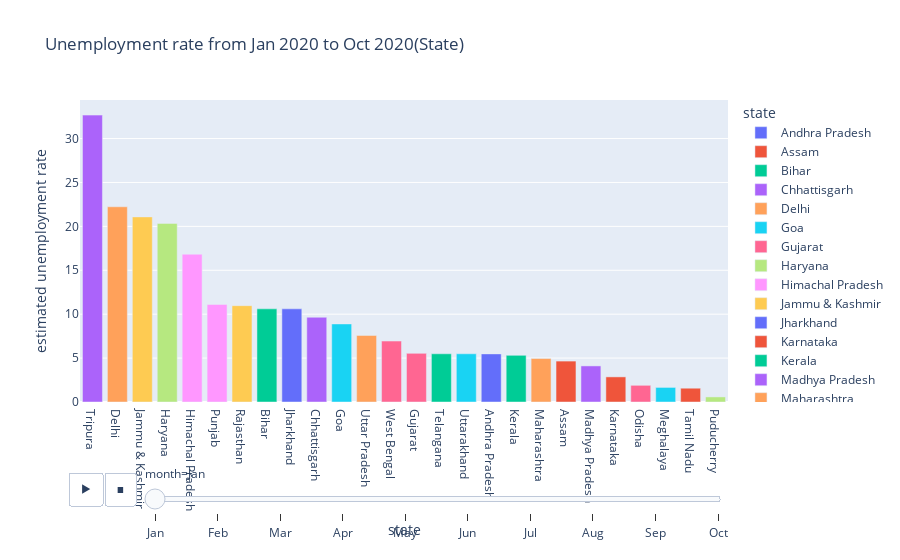

Write notebook code for a chart like this one.
### Code cell
# Bar plot Unemployment Rate (monthly)

fig = px.bar(df,x='state',y='estimated unemployment rate',animation_frame='month',color='state',
            title='Unemployment rate from Jan 2020 to Oct 2020(State)')

fig.update_layout(xaxis={'categoryorder':'total descending'})
fig.show()

### Figure 1 — Plotly figure (JSON) as saved in the notebook; plotly's stock layout.template omitted (floating-point values rounded to 4 significant figures)
{"data": [{"alignmentgroup": "True", "hovertemplate": "state=%{x}<br>month=Jan<br>estimated unemployment rate=%{y}<extra></extra>", "legendgroup": "Andhra Pradesh", "marker": {"color": "#636efa", "pattern": {"shape": ""}}, "name": "Andhra Pradesh", "offsetgroup": "Andhra Pradesh", "orientation": "v", "showlegend": true, "textposition": "auto", "type": "bar", "x": ["Andhra Pradesh"], "xaxis": "x", "y": [5.48], "yaxis": "y"}, {"alignmentgroup": "True", "hovertemplate": "state=%{x}<br>month=Jan<br>estimated unemployment rate=%{y}<extra></extra>", "legendgroup": "Assam", "marker": {"color": "#EF553B", "pattern": {"shape": ""}}, "name": "Assam", "offsetgroup": "Assam", "orientation": "v", "showlegend": true, "textposition": "auto", "type": "bar", "x": ["Assam"], "xaxis": "x", "y": [4.66], "yaxis": "y"}, {"alignmentgroup": "True", "hovertemplate": "state=%{x}<br>month=Jan<br>estimated unemployment rate=%{y}<extra></extra>", "legendgroup": "Bihar", "marker": {"color": "#00cc96", "pattern": {"shape": ""}}, "name": "Bihar", "offsetgroup": "Bihar", "orientation": "v", "showlegend": true, "textposition": "auto", "type": "bar", "x": ["Bihar"], "xaxis": "x", "y": [10.61], "yaxis": "y"}, {"alignmentgroup": "True", "hovertemplate": "state=%{x}<br>month=Jan<br>estimated unemployment rate=%{y}<extra></extra>", "legendgroup": "Chhattisgarh", "marker": {"color": "#ab63fa", "pattern": {"shape": ""}}, "name": "Chhattisgarh", "offsetgroup": "Chhattisgarh", "orientation": "v", "showlegend": true, "textposition": "auto", "type": "bar", "x": ["Chhattisgarh"], "xaxis": "x", "y": [9.65], "yaxis": "y"}, {"alignmentgroup": "True", "hovertemplate": "state=%{x}<br>month=Jan<br>estimated unemployment rate=%{y}<extra></extra>", "legendgroup": "Delhi", "marker": {"color": "#FFA15A", "pattern": {"shape": ""}}, "name": "Delhi", "offsetgroup": "Delhi", "orientation": "v", "showlegend": true, "textposition": "auto", "type": "bar", "x": ["Delhi"], "xaxis": "x", "y": [22.23], "yaxis": "y"}, {"alignmentgroup": "True", "hovertemplate": "state=%{x}<br>month=Jan<br>estimated unemployment rate=%{y}<extra></extra>", "legendgroup": "Goa", "marker": {"color": "#19d3f3", "pattern": {"shape": ""}}, "name": "Goa", "offsetgroup": "Goa", "orientation": "v", "showlegend": true, "textposition": "auto", "type": "bar", "x": ["Goa"], "xaxis": "x", "y": [8.89], "yaxis": "y"}, {"alignmentgroup": "True", "hovertemplate": "state=%{x}<br>month=Jan<br>estimated unemployment rate=%{y}<extra></extra>", "legendgroup": "Gujarat", "marker": {"color": "#FF6692", "pattern": {"shape": ""}}, "name": "Gujarat", "offsetgroup": "Gujarat", "orientation": "v", "showlegend": true, "textposition": "auto", "type": "bar", "x": ["Gujarat"], "xaxis": "x", "y": [5.54], "yaxis": "y"}, {"alignmentgroup": "True", "hovertemplate": "state=%{x}<br>month=Jan<br>estimated unemployment rate=%{y}<extra></extra>", "legendgroup": "Haryana", "marker": {"color": "#B6E880", "pattern": {"shape": ""}}, "name": "Haryana", "offsetgroup": "Haryana", "orientation": "v", "showlegend": true, "textposition": "auto", "type": "bar", "x": ["Haryana"], "xaxis": "x", "y": [20.34], "yaxis": "y"}, {"alignmentgroup": "True", "hovertemplate": "state=%{x}<br>month=Jan<br>estimated unemployment rate=%{y}<extra></extra>", "legendgroup": "Himachal Pradesh", "marker": {"color": "#FF97FF", "pattern": {"shape": ""}}, "name": "Himachal Pradesh", "offsetgroup": "Himachal Pradesh", "orientation": "v", "showlegend": true, "textposition": "auto", "type": "bar", "x": ["Himachal Pradesh"], "xaxis": "x", "y": [16.83], "yaxis": "y"}, {"alignmentgroup": "True", "hovertemplate": "state=%{x}<br>month=Jan<br>estimated unemployment rate=%{y}<extra></extra>", "legendgroup": "Jammu & Kashmir", "marker": {"color": "#FECB52", "pattern": {"shape": ""}}, "name": "Jammu & Kashmir", "offsetgroup": "Jammu & Kashmir", "orientation": "v", "showlegend": true, "textposition": "auto", "type": "bar", "x": ["Jammu & Kashmir"], "xaxis": "x", "y": [21.08], "yaxis": "y"}, {"alignmentgroup": "True", "hovertemplate": "state=%{x}<br>month=Jan<br>estimated unemployment rate=%{y}<extra></extra>", "legendgroup": "Jharkhand", "marker": {"color": "#636efa", "pattern": {"shape": ""}}, "name": "Jharkhand", "offsetgroup": "Jharkhand", "orientation": "v", "showlegend": true, "textposition": "auto", "type": "bar", "x": ["Jharkhand"], "xaxis": "x", "y": [10.61], "yaxis": "y"}, {"alignmentgroup": "True", "hovertemplate": "state=%{x}<br>month=Jan<br>estimated unemployment rate=%{y}<extra></extra>", "legendgroup": "Karnataka", "marker": {"color": "#EF553B", "pattern": {"shape": ""}}, "name": "Karnataka", "offsetgroup": "Karnataka", "orientation": "v", "showlegend": true, "textposition": "auto", "type": "bar", "x": ["Karnataka"], "xaxis": "x", "y": [2.86], "yaxis": "y"}, {"alignmentgroup": "True", "hovertemplate": "state=%{x}<br>month=Jan<br>estimated unemployment rate=%{y}<extra></extra>", "legendgroup": "Kerala", "marker": {"color": "#00cc96", "pattern": {"shape": ""}}, "name": "Kerala", "offsetgroup": "Kerala", "orientation": "v", "showlegend": true, "textposition": "auto", "type": "bar", "x": ["Kerala"], "xaxis": "x", "y": [5.31], "yaxis": "y"}, {"alignmentgroup": "True", "hovertemplate": "state=%{x}<br>month=Jan<br>estimated unemployment rate=%{y}<extra></extra>", "legendgroup": "Madhya Pradesh", "marker": {"color": "#ab63fa", "pattern": {"shape": ""}}, "name": "Madhya Pradesh", "offsetgroup": "Madhya Pradesh", "orientation": "v", "showlegend": true, "textposition": "auto", "type": "bar", "x": ["Madhya Pradesh"], "xaxis": "x", "y": [4.11], "yaxis": "y"}, {"alignmentgroup": "True", "hovertemplate": "state=%{x}<br>month=Jan<br>estimated unemployment rate=%{y}<extra></extra>", "legendgroup": "Maharashtra", "marker": {"color": "#FFA15A", "pattern": {"shape": ""}}, "name": "Maharashtra", "offsetgroup": "Maharashtra", "orientation": "v", "showlegend": true, "textposition": "auto", "type": "bar", "x": ["Maharashtra"], "xaxis": "x", "y": [4.95], "yaxis": "y"}, {"alignmentgroup": "True", "hovertemplate": "state=%{x}<br>month=Jan<br>estimated unemployment rate=%{y}<extra></extra>", "legendgroup": "Meghalaya", "marker": {"color": "#19d3f3", "pattern": {"shape": ""}}, "name": "Meghalaya", "offsetgroup": "Meghalaya", "orientation": "v", "showlegend": true, "textposition": "auto", "type": "bar", "x": ["Meghalaya"], "xaxis": "x", "y": [1.66], "yaxis": "y"}, {"alignmentgroup": "True", "hovertemplate": "state=%{x}<br>month=Jan<br>estimated unemployment rate=%{y}<extra></extra>", "legendgroup": "Odisha", "marker": {"color": "#FF6692", "pattern": {"shape": ""}}, "name": "Odisha", "offsetgroup": "Odisha", "orientation": "v", "showlegend": true, "textposition": "auto", "type": "bar", "x": ["Odisha"], "xaxis": "x", "y": [1.9], "yaxis": "y"}, {"alignmentgroup": "True", "hovertemplate": "state=%{x}<br>month=Jan<br>estimated unemployment rate=%{y}<extra></extra>", "legendgroup": "Puducherry", "marker": {"color": "#B6E880", "pattern": {"shape": ""}}, "name": "Puducherry", "offsetgroup": "Puducherry", "orientation": "v", "showlegend": true, "textposition": "auto", "type": "bar", "x": ["Puducherry"], "xaxis": "x", "y": [0.58], "yaxis": "y"}, {"alignmentgroup": "True", "hovertemplate": "state=%{x}<br>month=Jan<br>estimated unemployment rate=%{y}<extra></extra>", "legendgroup": "Punjab", "marker": {"color": "#FF97FF", "pattern": {"shape": ""}}, "name": "Punjab", "offsetgroup": "Punjab", "orientation": "v", "showlegend": true, "textposition": "auto", "type": "bar", "x": ["Punjab"], "xaxis": "x", "y": [11.11], "yaxis": "y"}, {"alignmentgroup": "True", "hovertemplate": "state=%{x}<br>month=Jan<br>estimated unemployment rate=%{y}<extra></extra>", "legendgroup": "Rajasthan", "marker": {"color": "#FECB52", "pattern": {"shape": ""}}, "name": "Rajasthan", "offsetgroup": "Rajasthan", "orientation": "v", "showlegend": true, "textposition": "auto", "type": "bar", "x": ["Rajasthan"], "xaxis": "x", "y": [10.97], "yaxis": "y"}, {"alignmentgroup": "True", "hovertemplate": "state=%{x}<br>month=Jan<br>estimated unemployment rate=%{y}<extra></extra>", "legendgroup": "Tamil Nadu", "marker": {"color": "#EF553B", "pattern": {"shape": ""}}, "name": "Tamil Nadu", "offsetgroup": "Tamil Nadu", "orientation": "v", "showlegend": true, "textposition": "auto", "type": "bar", "x": ["Tamil Nadu"], "xaxis": "x", "y": [1.57], "yaxis": "y"}, {"alignmentgroup": "True", "hovertemplate": "state=%{x}<br>month=Jan<br>estimated unemployment rate=%{y}<extra></extra>", "legendgroup": "Telangana", "marker": {"color": "#00cc96", "pattern": {"shape": ""}}, "name": "Telangana", "offsetgroup": "Telangana", "orientation": "v", "showlegend": true, "textposition": "auto", "type": "bar", "x": ["Telangana"], "xaxis": "x", "y": [5.49], "yaxis": "y"}, {"alignmentgroup": "True", "hovertemplate": "state=%{x}<br>month=Jan<br>estimated unemployment rate=%{y}<extra></extra>", "legendgroup": "Tripura", "marker": {"color": "#ab63fa", "pattern": {"shape": ""}}, "name": "Tripura", "offsetgroup": "Tripura", "orientation": "v", "showlegend": true, "textposition": "auto", "type": "bar", "x": ["Tripura"], "xaxis": "x", "y": [32.67], "yaxis": "y"}, {"alignmentgroup": "True", "hovertemplate": "state=%{x}<br>month=Jan<br>estimated unemployment rate=%{y}<extra></extra>", "legendgroup": "Uttar Pradesh", "marker": {"color": "#FFA15A", "pattern": {"shape": ""}}, "name": "Uttar Pradesh", "offsetgroup": "Uttar Pradesh", "orientation": "v", "showlegend": true, "textposition": "auto", "type": "bar", "x": ["Uttar Pradesh"], "xaxis": "x", "y": [7.58], "yaxis": "y"}, {"alignmentgroup": "True", "hovertemplate": "state=%{x}<br>month=Jan<br>estimated unemployment rate=%{y}<extra></extra>", "legendgroup": "Uttarakhand", "marker": {"color": "#19d3f3", "pattern": {"shape": ""}}, "name": "Uttarakhand", "offsetgroup": "Uttarakhand", "orientation": "v", "showlegend": true, "textposition": "auto", "type": "bar", "x": ["Uttarakhand"], "xaxis": "x", "y": [5.49], "yaxis": "y"}, {"alignmentgroup": "True", "hovertemplate": "state=%{x}<br>month=Jan<br>estimated unemployment rate=%{y}<extra></extra>", "legendgroup": "West Bengal", "marker": {"color": "#FF6692", "pattern": {"shape": ""}}, "name": "West Bengal", "offsetgroup": "West Bengal", "orientation": "v", "showlegend": true, "textposition": "auto", "type": "bar", "x": ["West Bengal"], "xaxis": "x", "y": [6.94], "yaxis": "y"}], "layout": {"autosize": true, "barmode": "relative", "legend": {"title": {"text": "state"}, "tracegroupgap": 0}, "sliders": [{"active": 0, "currentvalue": {"prefix": "month="}, "len": 0.9, "pad": {"b": 10, "t": 60}, "steps": [{"args": [["Jan"], {"frame": {"duration": 0, "redraw": true}, "fromcurrent": true, "mode": "immediate", "transition": {"duration": 0, "easing": "linear"}}], "label": "Jan", "method": "animate"}, {"args": [["Feb"], {"frame": {"duration": 0, "redraw": true}, "fromcurrent": true, "mode": "immediate", "transition": {"duration": 0, "easing": "linear"}}], "label": "Feb", "method": "animate"}, {"args": [["Mar"], {"frame": {"duration": 0, "redraw": true}, "fromcurrent": true, "mode": "immediate", "transition": {"duration": 0, "easing": "linear"}}], "label": "Mar", "method": "animate"}, {"args": [["Apr"], {"frame": {"duration": 0, "redraw": true}, "fromcurrent": true, "mode": "immediate", "transition": {"duration": 0, "easing": "linear"}}], "label": "Apr", "method": "animate"}, {"args": [["May"], {"frame": {"duration": 0, "redraw": true}, "fromcurrent": true, "mode": "immediate", "transition": {"duration": 0, "easing": "linear"}}], "label": "May", "method": "animate"}, {"args": [["Jun"], {"frame": {"duration": 0, "redraw": true}, "fromcurrent": true, "mode": "immediate", "transition": {"duration": 0, "easing": "linear"}}], "label": "Jun", "method": "animate"}, {"args": [["Jul"], {"frame": {"duration": 0, "redraw": true}, "fromcurrent": true, "mode": "immediate", "transition": {"duration": 0, "easing": "linear"}}], "label": "Jul", "method": "animate"}, {"args": [["Aug"], {"frame": {"duration": 0, "redraw": true}, "fromcurrent": true, "mode": "immediate", "transition": {"duration": 0, "easing": "linear"}}], "label": "Aug", "method": "animate"}, {"args": [["Sep"], {"frame": {"duration": 0, "redraw": true}, "fromcurrent": true, "mode": "immediate", "transition": {"duration": 0, "easing": "linear"}}], "label": "Sep", "method": "animate"}, {"args": [["Oct"], {"frame": {"duration": 0, "redraw": true}, "fromcurrent": true, "mode": "immediate", "transition": {"duration": 0, "easing": "linear"}}], "label": "Oct", "method": "animate"}], "x": 0.1, "xanchor": "left", "y": 0, "yanchor": "top"}], "title": {"text": "Unemployment rate from Jan 2020 to Oct 2020(State)"}, "updatemenus": [{"buttons": [{"args": [null, {"frame": {"duration": 500, "redraw": true}, "fromcurrent": true, "mode": "immediate", "transition": {"duration": 500, "easing": "linear"}}], "label": "&#9654;", "method": "animate"}, {"args": [[null], {"frame": {"duration": 0, "redraw": true}, "fromcurrent": true, "mode": "immediate", "transition": {"duration": 0, "easing": "linear"}}], "label": "&#9724;", "method": "animate"}], "direction": "left", "pad": {"r": 10, "t": 70}, "showactive": false, "type": "buttons", "x": 0.1, "xanchor": "right", "y": 0, "yanchor": "top"}], "xaxis": {"anchor": "y", "autorange": true, "categoryarray": ["Andhra Pradesh", "Assam", "Bihar", "Chhattisgarh", "Delhi", "Goa", "Gujarat", "Haryana", "Himachal Pradesh", "Jammu & Kashmir", "Jharkhand", "Karnataka", "Kerala", "Madhya Pradesh", "Maharashtra", "Meghalaya", "Odisha", "Puducherry", "Punjab", "Rajasthan", "Sikkim", "Tamil Nadu", "Telangana", "Tripura", "Uttar Pradesh", "Uttarakhand", "West Bengal"], "categoryorder": "total descending", "domain": [0, 1], "range": [-0.5, 25.5], "title": {"text": "state"}, "type": "category"}, "yaxis": {"anchor": "x", "autorange": true, "domain": [0, 1], "range": [0, 34.39], "title": {"text": "estimated unemployment rate"}, "type": "linear"}}}
